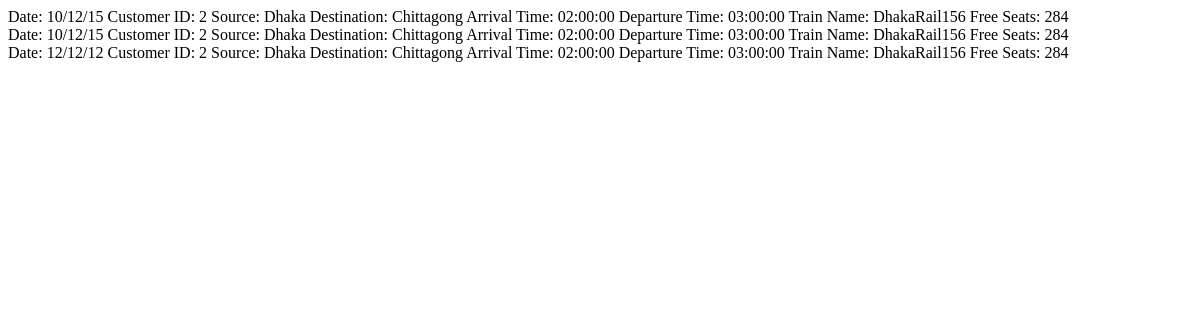
/admin1.php, run on an earlier commit of the app's database.
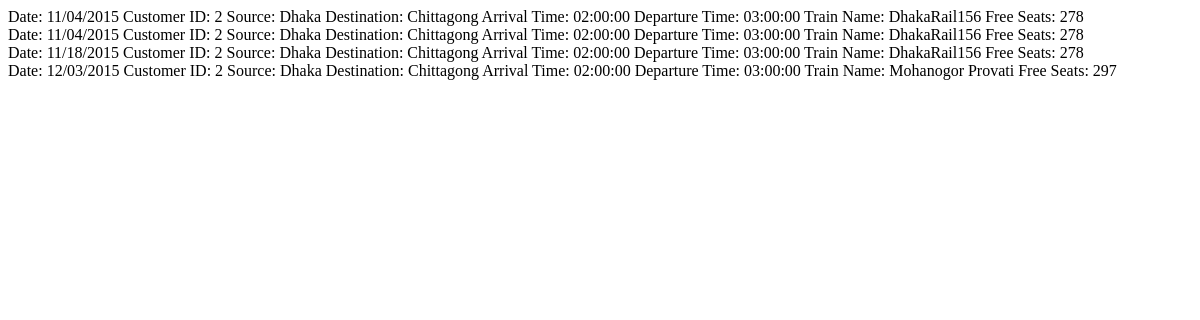
And on a later commit of the database.
### tables this page shows
CREATE TABLE `booking` (
  `ID` int(7) NOT NULL,
  `date` text NOT NULL,
  `seat_no` int(50) NOT NULL,
  `customerNo` int(100) NOT NULL,
  `Checked` int(1) NOT NULL DEFAULT '0',
  `ScheduleNo` int(100) NOT NULL
);

CREATE TABLE `route` (
  `id` int(100) NOT NULL,
  `source` varchar(100) NOT NULL,
  `destination` varchar(100) NOT NULL
);

CREATE TABLE `schedule` (
  `ScheduleNo` int(3) NOT NULL,
  `RouteNo` int(7) NOT NULL,
  `Arrival` time NOT NULL,
  `Departure` time NOT NULL,
  `trainNo` int(10) NOT NULL,
  `station` int(7) NOT NULL
);

CREATE TABLE `train` (
  `no` int(100) NOT NULL,
  `total_seat` int(100) NOT NULL,
  `trainName` varchar(100) NOT NULL,
  `freeSeat` int(255) NOT NULL
);

### admin1.php (the view, shortened to what this page needs)
<!DOCTYPE html>
<html>
    <head>
    </head>
    <body>
        <div
        <?php
        include ("connect.php");
        $query = "Select * from booking,schedule,route,train where booking.checked=0 and schedule.routeNo=route.id and booking.ScheduleNo=schedule.ScheduleNo and train.no=schedule.trainNo;";
        $c = new connect();
        $conn = $c->con();
        $result = $c->execute($conn, $query);
        if ($result->num_rows > 0) {
            while ($row = $result->fetch_assoc()) {
             echo "Date: ".$row["date"]." Customer ID: ".$row["customerNo"]." Source: ".$row["source"]." Destination: ".$row["destination"]." Arrival Time: ".$row["Arrival"]." Departure Time: ".$row["Departure"]." Train Name: ".$row["trainName"]." Free Seats: ".$row["freeSeat"]."</br>";
            }
        }
        ?>
</body>
</html>

What changed in the data, as far as the page shows it:
removed booking: date "10/12/15", customerNo "2", route.source "Dhaka", route.destination "Chittagong", ScheduleNo.Arrival "02:00:00", ScheduleNo.Departure "03:00:00", train.trainName "DhakaRail156", train.freeSeat "284"
removed booking: date "10/12/15", customerNo "2", route.source "Dhaka", route.destination "Chittagong", ScheduleNo.Arrival "02:00:00", ScheduleNo.Departure "03:00:00", train.trainName "DhakaRail156", train.freeSeat "284"
removed booking: date "12/12/12", customerNo "2", route.source "Dhaka", route.destination "Chittagong", ScheduleNo.Arrival "02:00:00", ScheduleNo.Departure "03:00:00", train.trainName "DhakaRail156", train.freeSeat "284"
added booking: date "11/04/2015", customerNo "2", route.source "Dhaka", route.destination "Chittagong", ScheduleNo.Arrival "02:00:00", ScheduleNo.Departure "03:00:00", train.trainName "DhakaRail156", train.freeSeat "278"
added booking: date "11/04/2015", customerNo "2", route.source "Dhaka", route.destination "Chittagong", ScheduleNo.Arrival "02:00:00", ScheduleNo.Departure "03:00:00", train.trainName "DhakaRail156", train.freeSeat "278"
added booking: date "11/18/2015", customerNo "2", route.source "Dhaka", route.destination "Chittagong", ScheduleNo.Arrival "02:00:00", ScheduleNo.Departure "03:00:00", train.trainName "DhakaRail156", train.freeSeat "278"
added booking: date "12/03/2015", customerNo "2", route.source "Dhaka", route.destination "Chittagong", ScheduleNo.Arrival "02:00:00", ScheduleNo.Departure "03:00:00", train.trainName "Mohanogor Provati", train.freeSeat "297"
